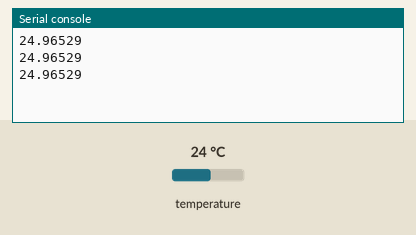
The program below on a simulated ESP8266 board running MicroPython. Parts: the last lines printed to the serial console. The test bench sets the inputs (shaded band); at power-on: temperature 24 °C.

Above: at 1.2 s.
1.3 s: temperature set to 12 °C
At 1.9 s:
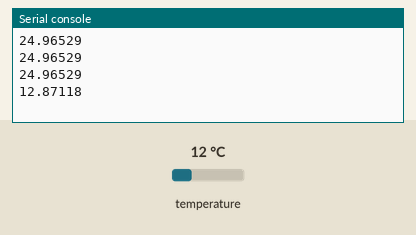
2.8 s: temperature set to 19 °C
At 3.4 s:
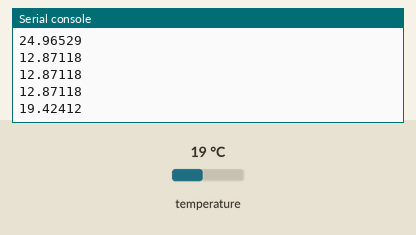
Timing chart, 0 to 5.8 s (numbered marks = the images above; inputs shaded):
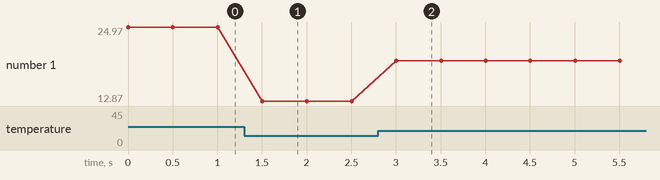

The program:

main.py
```python
from machine import I2C, Pin
from time import sleep_ms

#
# https://micronote.tech/2020/07/I2C-Bus-with-a-NodeMCU-and-MicroPython/
#

i2c = I2C(scl=Pin(5), sda=Pin(4))

# i2c.scan()
# i2c.writeto_mem(0x68, 0x6B, bytes([0]))
# temp_h = i2c.readfrom_mem(0x68, 0x41, 1)
# temp_l = i2c.readfrom_mem(0x68, 0x42, 1)

MPU6050_ADDR = 0x68
MPU6050_TEMP_OUT_H = 0x41
MPU6050_TEMP_OUT_L = 0x42
MPU6050_PWR_MGMT_1 = 0x6B

MPU6050_LSBC = 340.0
MPU6050_TEMP_OFFSET = 36.53


def mpu6050_init(i2c):
    i2c.writeto_mem(MPU6050_ADDR, MPU6050_PWR_MGMT_1, bytes([0]))


def combine_register_values(h, l):
    if not h[0] & 0x80:
        return h[0] << 8 | l[0]
    return -((h[0] ^ 255) << 8) |  (l[0] ^ 255) + 1


def mpu6050_get_temp(i2c):
    temp_h = i2c.readfrom_mem(MPU6050_ADDR, MPU6050_TEMP_OUT_H, 1)
    temp_l = i2c.readfrom_mem(MPU6050_ADDR, MPU6050_TEMP_OUT_L, 1)

    return (combine_register_values(temp_h, temp_l) / MPU6050_LSBC) + MPU6050_TEMP_OFFSET


def temp_data_to_celsius(temp_h, temp_l):
    temp_h = temp_h[0]
    temp_l = temp_l[0]

    temp_h = temp_h << 8

    temp_data = temp_h | temp_l

    if temp_data & 0b1000000000000000:
        temp_data = -((temp_data ^ 0b1111111111111111) + 1)

    temp_c = (temp_data / 340.0) + 36.53
    return temp_c


if __name__ == "__main__":
    i2c = I2C(scl=Pin(5), sda=Pin(4))
    mpu6050_init(i2c)

    while True:
        print(mpu6050_get_temp(i2c))
        sleep_ms(500)
```

Measured:
- after the input at 1.3 s, the serial console: prints a new line after 0.20 s (image 1)
- after the input at 2.8 s, the serial console: prints a new line after 0.20 s (image 2)
- plotted number 1: 24.97 → 12.87 after the input at 1.3 s, 12.87 → 19.42 after the input at 2.8 s
